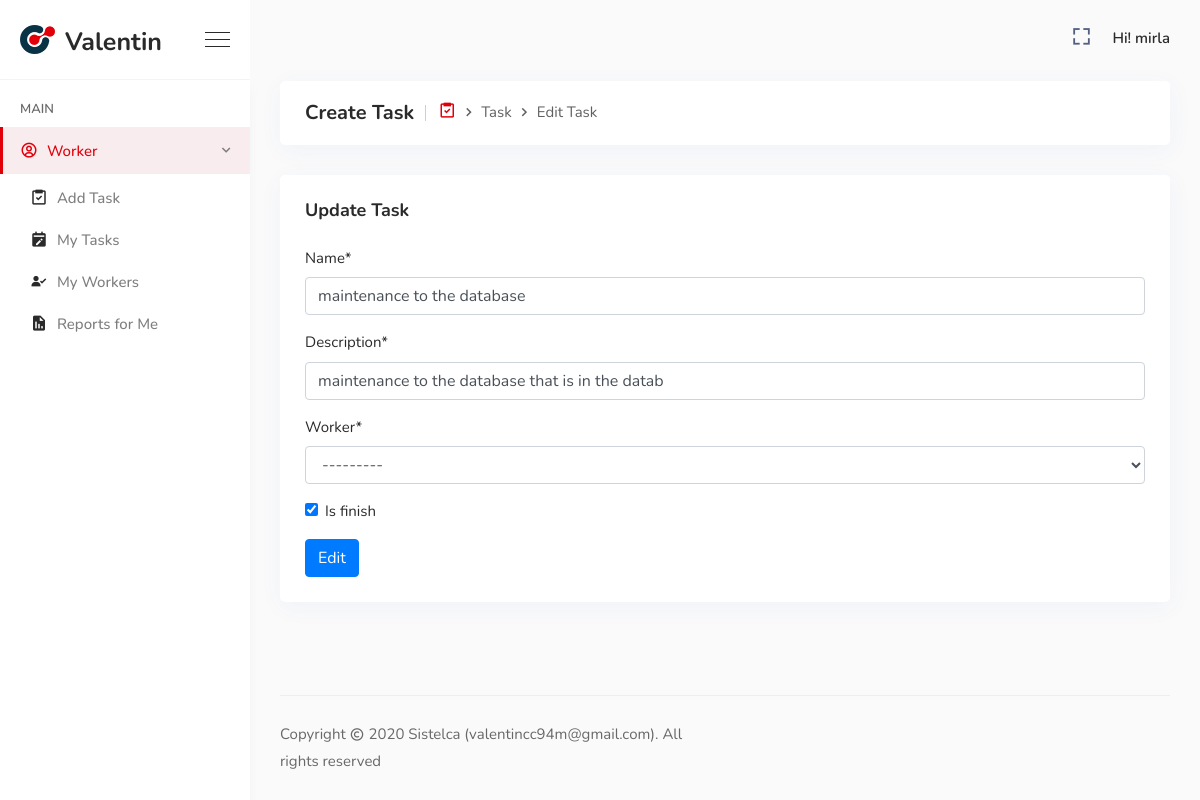
/manager/edit_task/3/ (signed in), run on the app's committed database.
### admins/models.py (models this page shows)
class User(AbstractUser):
    is_admins = models.BooleanField(default = False)
    is_manager = models.BooleanField(default = False)
    is_worker = models.BooleanField(default = False)
    email = models.EmailField(unique = True)
    def __str__(self):
        return self.email

### manager/models.py (models this page shows, shortened)
class Managers(models.Model):
    user = models.OneToOneField(User, on_delete=models.CASCADE, primary_key=True)
    profile_picture = models.ImageField(upload_to='avatar/manager/%Y/%m/%d', default='avatar/default.jpg',
                                 verbose_name='avatar', null=True, blank=True, validators=[validate_file_size])
    first_name = models.CharField(max_length=50)
    last_name = models.CharField(max_length=50)
    phone = PhoneField(blank=True)
    is_active = models.BooleanField(default = False)

### worker/models.py (models this page shows, shortened)
class Task(models.Model):
    worker = models.ForeignKey(Worker, on_delete=models.CASCADE)
    asign = models.ForeignKey(Managers, on_delete=models.CASCADE)
    name = models.CharField(max_length=50)
    description = models.CharField(max_length=50)
    start_date = models.DateField(auto_now_add=True)
    modified_date = models.DateTimeField(auto_now=True)
    end_date = models.DateField(blank=True, null=True)
    is_finish = models.BooleanField(default = False)

### manager/views.py (the view)
# urls.py: url(r'^edit_task/(?P<id>\d+)/$', edit_task, name='edit_task'),
@login_required(redirect_field_name='/')
@user_passes_test(lambda u: u.is_manager, login_url='admins:dashboard')
def edit_task(request, id):
    manager = Managers.objects.get(user=request.user)
    task = Task.objects.get(id=id)
    if request.method == 'POST':
        form = TaskForm(request.POST, instance=task, user=request.user)
        if form.is_valid():
            user = form.save(commit=False)
            user.asign = manager
            user.save()
            messages.success(request, 'Task has been created successfully')
            return redirect('manager:my_task')
    else:
        form = TaskForm(instance=task, user=request.user)
    return render(request, 'manager/create_task.html', locals())

### worker/forms.py
class TaskForm(forms.ModelForm):
    class Meta:
        model = Task
        fields = '__all__'
        exclude = ['asign']
    def __init__(self, *args, **kwargs):
        user = kwargs.pop('user')
        super(TaskForm, self).__init__(*args, **kwargs)
        manager = Managers.objects.get(user=user)
        self.fields['worker'].queryset = Worker.objects.filter(manager=manager)

### worker/models.py (called while the page is built)
    def __str__(self):
        return self.first_name + ' ' + self.last_name

### templates/manager/create_task.html (shortened to what this page needs)
{% extends "bases/base.html" %}
{% load crispy_forms_tags %}
{% block content %}
<div class="breadcrumb-area">
    <h1>Create Task</h1>
    <ol class="breadcrumb">
        <li class="item"><a href="{% url 'admins:dashboard' %}"><i class='bx bx-task'></i></a></li>
        <li class="item">Task</li>
        {% if task %}
        <li class="item">Edit Task</li>
        {% else %}
        <li class="item">Add Task</li>
        {% endif %}
    </ol>
</div>
<div class="card mb-30">
    <div class="card-header d-flex justify-content-between align-items-center">
        {% if task %}
        <h3>Update Task</h3>
        {% else %}
        <h3>Add Task</h3>
        {% endif %}
    </div>
    <div class="card-body">
        <form method="post" enctype="multipart/form-data">
            {% if task %}
            <div class="form-group">
               {{ form.name|as_crispy_field }}
            </div>
            <div class="form-group">
               {{ form.description|as_crispy_field }}
            </div>
            <div class="form-group">
                {{ form.worker|as_crispy_field }}
            </div>
            <div class="form-group">
                {{ form.is_finish|as_crispy_field }}
            </div>
            <button type="submit" class="btn btn-primary">Edit</button>
            {% endif %}
        </form>
    </div>
</div>
{% endblock %}

### templates/bases/base.html (shortened to what this page needs)
{% load static %}
<!doctype html>
<html lang="zxx">
    <head>
        <link rel="stylesheet" href="{% static 'assets/css/vendors.min.css' %}">
        <link rel="stylesheet" href="{% static 'assets/css/style.css' %}">
        <link rel="stylesheet" href="{% static 'assets/css/responsive.css' %}">
    </head>
    <body>
        <div class="sidemenu-area">
            <div class="sidemenu-header">
                <a href="{% url 'admins:dashboard' %}" class="navbar-brand d-flex align-items-center">
                    <img src="{% static 'assets/img/small-logo.png' %}" alt="image">
                    <span>Valentin</span>
                </a>
                <div class="burger-menu d-none d-lg-block">
                    <span class="top-bar"></span>
                    <span class="middle-bar"></span>
                    <span class="bottom-bar"></span>
                </div>
            </div>
            <div class="sidemenu-body">
                <ul class="sidemenu-nav metisMenu h-100" id="sidemenu-nav" data-simplebar>
                    <li class="nav-item-title">
                        Main
                    </li>
                     {% if request.user.is_superuser %}
                    <li class="nav-item mm-active">
                        <a href="#" class="collapsed-nav-link nav-link" aria-expanded="false">
                            <span class="icon"><i class='bx bxs-user-pin'></i></span>
                            <span class="menu-title">Manager</span>
                            <span class="badge">{{ manager.count }}</span>
                        </a>
                        <ul class="sidemenu-nav-second-level">
                            <li class="nav-item">
                                <a href="{% url 'admins:create_manager' %}" class="nav-link">
                                    <span class="icon"><i class='bx bxs-plus-square'></i></span>
                                    <span class="menu-title">Add Manager</span>
                                </a>
                            </li>
                            <li class="nav-item">
                                <a href="{% url 'admins:list_manager' %}" class="nav-link">
                                    <span class="icon"><i class='bx bxs-group'></i></span>
                                    <span class="menu-title">List Manager</span>
                                </a>
                            </li>
                        </ul>
                    </li>
                    <li class="nav-item">
                        <a href="#" class="collapsed-nav-link nav-link" aria-expanded="false">
                            <span class="icon"><i class='bx bx-user-circle'></i></span>
                            <span class="menu-title">Worker</span>
                            <span class="badge">{{ worker.count }}</span>
                        </a>
                        <ul class="sidemenu-nav-second-level">
                            <li class="nav-item">
                                <a href="{% url 'admins:create_worker' %}" class="nav-link">
                                    <span class="icon"><i class='bx bx-plus-circle'></i></span>
                                    <span class="menu-title">Add Worker</span>
                                </a>
                            </li>
                            <li class="nav-item">
                                <a href="{% url 'admins:list_worker' %}" class="nav-link">
                                    <span class="icon"><i class='bx bx-group'></i></span>
                                    <span class="menu-title">List Worker</span>
                                </a>
                            </li>
                        </ul>
                    </li>
                    <li class="nav-item mm-active">
                        <a href="#" class="collapsed-nav-link nav-link" aria-expanded="false">
                            <span class="icon"><i class='bx bxs-buildings'></i></span>
                            <span class="menu-title">Departament</span>
                            <span class="badge">{{ departament.count }}</span>
                        </a>
                        <ul class="sidemenu-nav-second-level">
                            <li class="nav-item">
                                <a href="{% url 'admins:create_departament' %}" class="nav-link">
                                    <span class="icon"><i class='bx bxs-building'></i></span>
                                    <span class="menu-title">Add Departament</span>
                                </a>
                            </li>
                            <li class="nav-item">
                                <a href="{% url 'admins:list_departament' %}" class="nav-link">
                                    <span class="icon"><i class='bx bxs-badge-check'></i></span>
                                    <span class="menu-title">List Departament</span>
                                </a>
                            </li>
                        </ul>
                    </li>
                     {% elif request.user.is_manager %}
                      <li class="nav-item mm-active">
                        <a href="#" class="collapsed-nav-link nav-link" aria-expanded="false">
                            <span class="icon"><i class='bx bx-user-circle'></i></span>
                            <span class="menu-title">Worker</span>
                        </a>
                        <ul class="sidemenu-nav-second-level">
                            <li class="nav-item">
                                <a href="{% url 'manager:create_task' %}" class="nav-link">
                                    <span class="icon"><i class='bx bx-task'></i></span>
                                    <span class="menu-title">Add Task</span>
                                </a>
                            </li>
                            <li class="nav-item">
                                <a href="{% url 'manager:my_task' %}" class="nav-link">
                                    <span class="icon"><i class='bx bxs-calendar-edit'></i></span>
                                    <span class="menu-title">My Tasks</span>
                                </a>
                            </li>
                            <li class="nav-item">
                                <a href="{% url 'manager:my_works' %}" class="nav-link">
                                    <span class="icon"><i class='bx bxs-user-check'></i></span>
                                    <span class="menu-title">My Workers</span>
                                </a>
                            </li>
                            <li class="nav-item">
                                <a href="{% url 'manager:reports' %}" class="nav-link">
                                    <span class="icon"><i class='bx bxs-report'></i></span>
                                    <span class="menu-title">Reports for Me</span>
                                </a>
                            </li>
                        </ul>
                    </li>
                    {% endif %}
                </ul>
            </div>
        </div>
        <div class="main-content d-flex flex-column">
            <nav class="navbar top-navbar navbar-expand">
                <div class="collapse navbar-collapse" id="navbarSupportContent">
                    <ul class="navbar-nav right-nav align-items-center">
                        <li class="nav-item">
                            <a class="nav-link bx-fullscreen-btn" id="fullscreen-button">
                                <i class="bx bx-fullscreen"></i>
                            </a>
                        </li>
                        <li class="nav-item dropdown profile-nav-item">
                            <a href="#" class="nav-link dropdown-toggle" role="button" data-toggle="dropdown" aria-haspopup="true" aria-expanded="false">
                                <div class="menu-profile">
                                    {% if request.user.is_superuser %}
                                    <span class="name">Hi! {{ request.user }}</span>
                                    {% elif request.user.is_manager %}
                                    <span class="name">Hi! {{ request.user.managers.first_name }}</span>
                                    {% elif request.user.is_worker %}
                                    <span class="name">Hi! {{ request.user.worker.first_name }}</span>
                                    {% endif %}
                                </div>
                            </a>
                        </li>
                    </ul>
                </div>
            </nav>
            {% block content %}{% endblock %}
			<div class="flex-grow-1"></div>
            <footer class="footer-area">
                <div class="row align-items-center">
                    <div class="col-lg-6 col-sm-6 col-md-6">
                        <p>Copyright <i class='bx bx-copyright'></i> 2020 <a href="#">Sistelca (valentincc94m@gmail.com) </a>. All rights reserved</p>
                    </div>
                </div>
            </footer>
        </div>
    </body>
</html>

### data on the page
User: user.managers.first_name "mirla"
Task: name "maintenance to the database", description "maintenance to the database that is in the datab", worker "---------", is_finish "☑"
